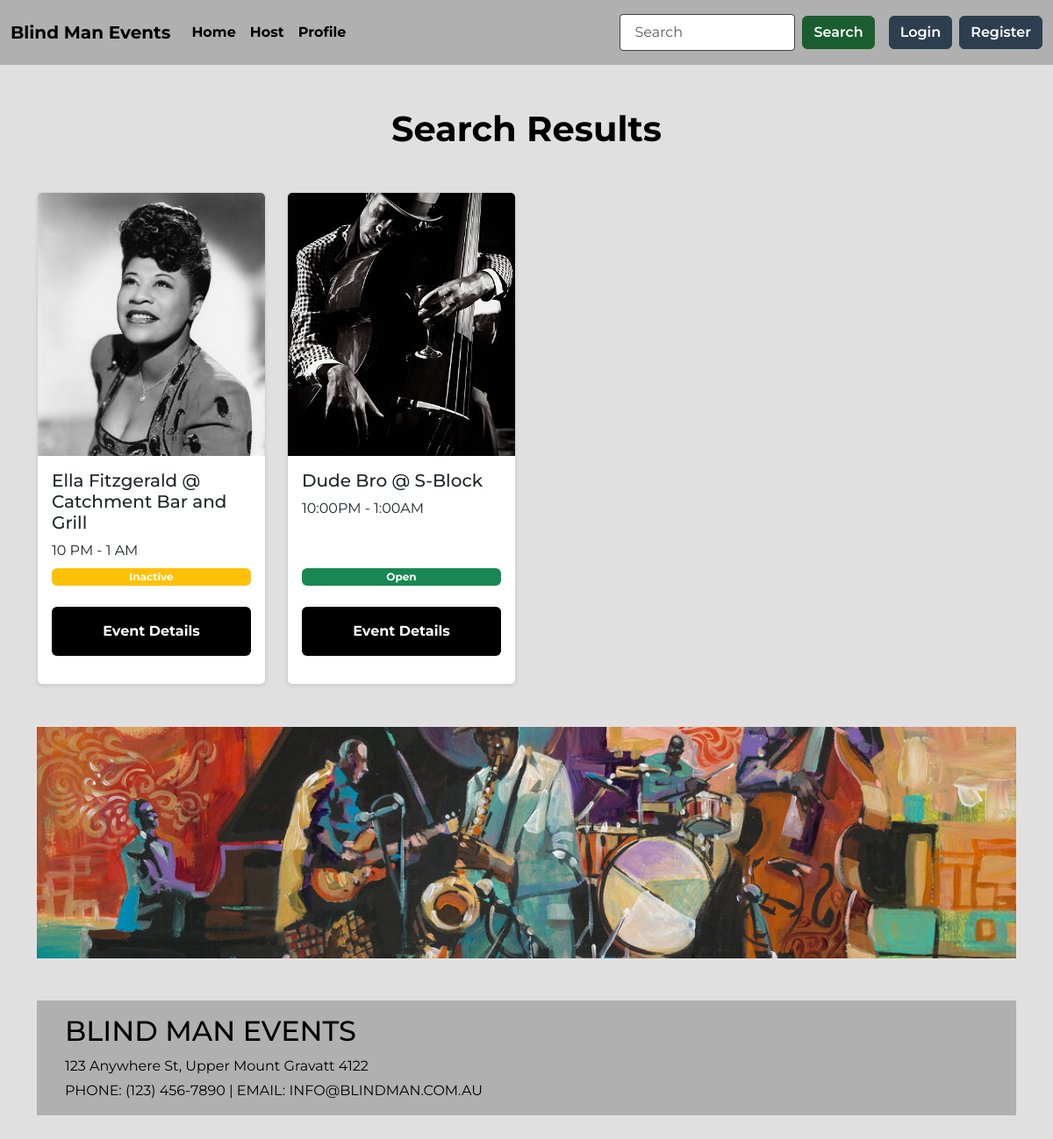
/TributeShow, run on an earlier commit of the app's database.
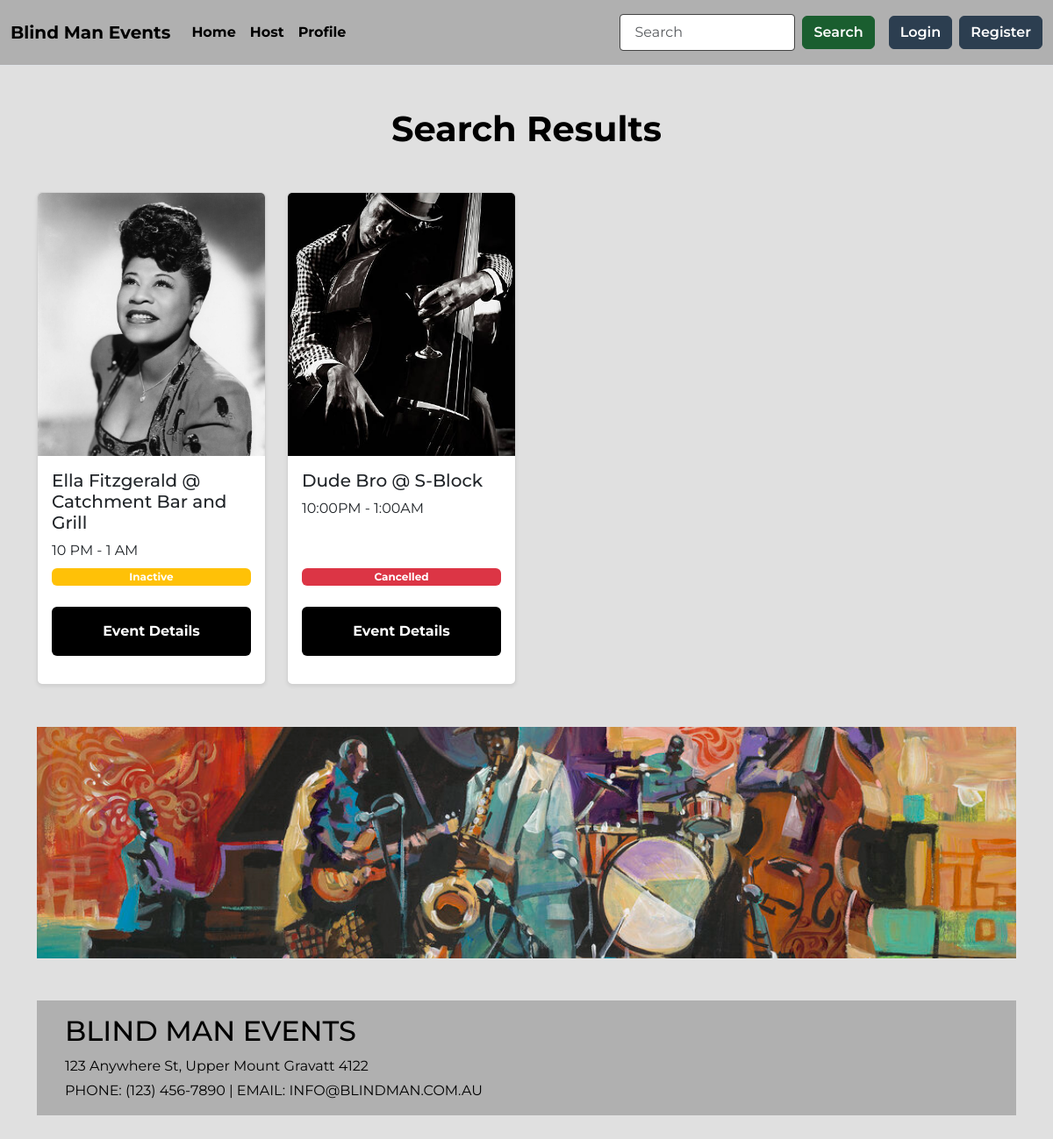
And on a later commit of the database.
### music/models.py (models this page shows, shortened)
class Event(db.Model):
    __tablename__ = 'events'
    id = db.Column(db.Integer, primary_key=True)  # Primary key for each event
    title = db.Column(db.String(80))  # Title of the event
    date = db.Column(db.String(80))  # Date of the event
    time = db.Column(db.String(80))  # Time of the event
    location = db.Column(db.String(100))  # Location of the event
    event_description = db.Column(db.String(200))  # Description of the event
    event_type = db.Column(db.String(20))  # Type of event (e.g., concert, festival)
    image = db.Column(db.String(400))  # Image URL or path for the event
    tickets_remaining = db.Column(db.Integer)  # Number of tickets remaining for the event
    status = db.Column(db.String(20))  # Status of the event (e.g., Open, Sold Out, Cancelled)
    ticket_price = db.Column(db.Integer)  # Price per ticket for the event
    organizer_id = db.Column(db.Integer, db.ForeignKey('users.id'))  # ID of the user who organized the event
    comments = db.relationship('Comment', backref='event')  # Relationship to comments on the event
    booking_history = db.relationship('PurchasedTicket', backref='event')  # Relationship to purchased tickets for the event

### music/views.py (the view)
@mainbp.route('/<category>')
def category_view(category):
    events = db.session.scalars(db.select(Event).where(Event.event_type == category))
    return render_template('searchresults.html', events=events)

### music/templates/searchresults.html (shortened to what this page needs)
{% extends 'base.html' %} {% block content %}
<main class="container my-5">
  <div class="text-center mb-5">
    <h2 class="fw-bold display-6">
      Search Results
    </h2>
  </div>
  <div class="row gy-4">
    {% for event in events %}
    <div class="col-12 col-md-6 col-lg-3">
      <div class="card h-100 shadow-sm">
        <img
          src="{{event.image}}"
          class="card-img-top img-fluid"
          alt="Event Image"
          style="height: 300px; object-fit: cover"
        />
        <div class="card-body d-flex flex-column">
          <h5 class="card-title mb-2">{{event.title}}</h5>
          <p class="card-text mb-auto">{{event.time}}</p>
          {% if event.status == 'Cancelled' %}
            <span class="badge bg-danger mt-2 mb-2">{{event.status}}</span>
          {% elif event.status == 'Inactive' %}
            <span class="badge bg-warning mt-2 mb-2">{{event.status}}</span>
          {% elif event.status == 'Open' %}
            <span class="badge bg-success mt-2 mb-2">{{event.status}}</span>
          {% elif event.tickets_remaining == '0' or event.status == 'Sold Out' %}
            <span class="badge bg-secondary mt-2 mb-2">{{event.status}}</span>
          {% endif %}
          <a href="{{url_for('event.show', id=event.id)}}" class="btn btn-dark mt-3"
            >Event Details</a
          >
        </div>
      </div>
    </div>
    {% endfor %}
  </div>
  <div class="image-break my-5">
    <img
      src="static/image/jazz_column.jpg"
      class="img-fluid w-100"
      alt="Jazz Band Break"
      style="height: 33vh; object-fit: cover"
    />
  </div>
  {% endblock %}

What changed in the data, as far as the page shows it:
changed Event "Dude Bro @ S-Block": status "Open" → "Cancelled"
